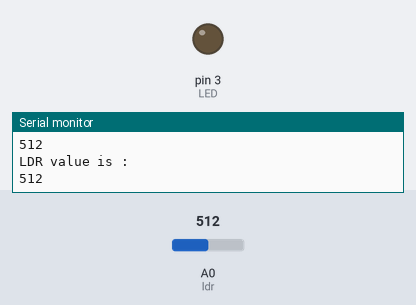
The sketch below on a simulated Arduino Uno, built with avr-gcc and run on an emulated ATmega328P. Shown: output pins drawn as LEDs (lit = HIGH), the last lines printed to the serial monitor. Inputs (shaded band) come from the test bench; at power-on: A0 (ldr) = 512.

Above: at 1.2 s.
1.3 s: A0 (ldr) set to 307
2.8 s: A0 (ldr) set to 285
At 4.0 s:
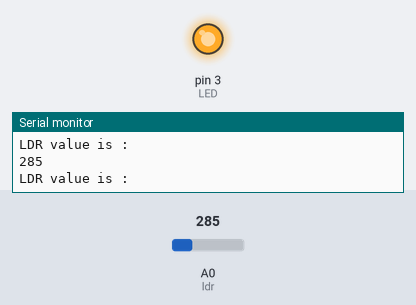
4.3 s: A0 (ldr) set to 306
At 4.8 s:
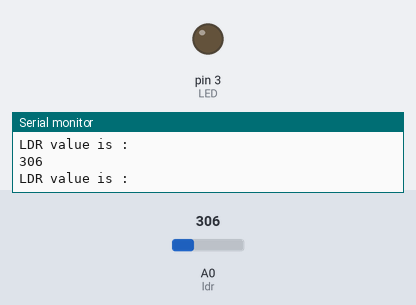
7.3 s: A0 (ldr) set to 290
At 7.6 s:
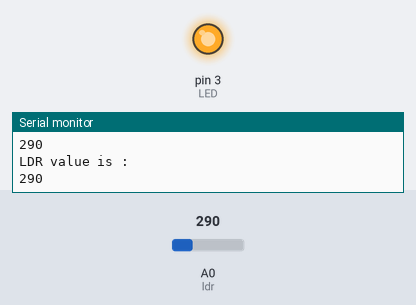
Timing chart, 0 to 10.3 s (numbered marks = the images above; inputs shaded):
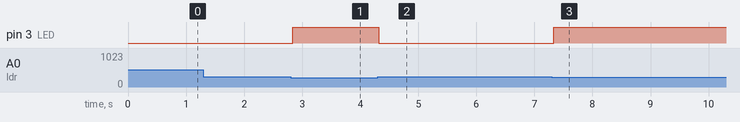

The sketch:

ldr_light_sensor_with_LED.ino
```cpp
int ldr=A0;
int value=0;
int LED = 3;


void setup() {
Serial.begin(9600);
pinMode(LED,OUTPUT);
}


void loop() {
value=analogRead(ldr);//Reads the Value of LDR(light).
Serial.println("LDR value is :");//Prints the value of LDR to Serial Monitor.
Serial.println(value);
if(value<300)
  {
    digitalWrite(LED,HIGH);//Turns on the light in the dark.
  }
  else
  {
    digitalWrite(LED,LOW);//Turns off the light in light.
  }
}
```

Measured:
- the behaviour switches between 300 and 299 on A0 (ldr) (found by bisection; images 0 and 1)
- after the input at 2.8 s, pin 3 (LED): LOW → HIGH at once
- after the input at 4.3 s, pin 3 (LED): HIGH → LOW at once
- after the input at 7.3 s, pin 3 (LED): LOW → HIGH at once
